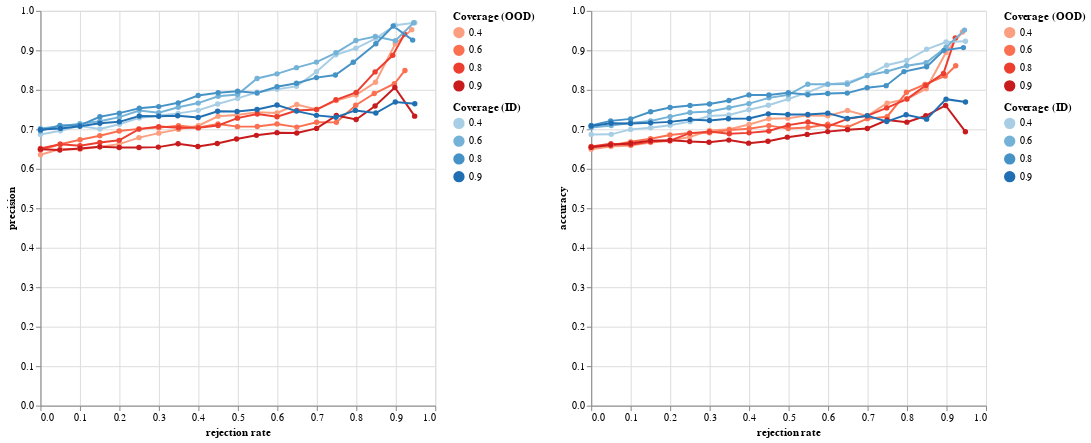

Source (notebook cell):
### Code cell
coverage_filters = [ 0.4, 0.6, 0.8, 0.9, 1.0]

show_tooltip = True
interactive = False

ood_selection = alt.selection_point(fields=['Coverage (OOD)'], on="click")
id_selection = alt.selection_point(fields=['Coverage (ID)'], on="click")

prec_chart_ood = alt.Chart(ood_data[ood_data["coverage"].isin(coverage_filters)].rename(columns={"coverage": "Coverage (OOD)"})).mark_line(point=True).encode(
        x=alt.X("rejection rate", scale=alt.Scale(domain=[0.0,1.0])), 
        y=alt.Y("precision", scale=alt.Scale(domain=[0.0,1.0])), 
        color=alt.Color("Coverage (OOD)", type="ordinal", scale={"scheme": "reds"}),
        opacity=alt.condition(ood_selection, alt.value(1), alt.value(0.1)),
        tooltip=(["Coverage (OOD)", "rejection rate", "precision"] if show_tooltip else [])
        ).add_selection(ood_selection)

prec_chart_id = alt.Chart(id_data[id_data["coverage"].isin(coverage_filters)].rename(columns={"coverage": "Coverage (ID)"})).mark_line(point=True).encode(
        x=alt.X("rejection rate", scale=alt.Scale(domain=[0.0,1.0])), 
        y=alt.Y("precision", scale=alt.Scale(domain=[0.0,1.0])), 
        color=alt.Color("Coverage (ID)", type="ordinal", scale={"scheme": "blues"}),
        opacity=alt.condition(id_selection, alt.value(1), alt.value(0.1)),
        tooltip=(["Coverage (ID)", "rejection rate", "precision"] if show_tooltip else [])
        ).add_selection(id_selection)

acc_chart_ood = alt.Chart(ood_data[ood_data["coverage"].isin(coverage_filters)].rename(columns={"coverage": "Coverage (OOD)"})).mark_line(point=True).encode(
        x=alt.X("rejection rate", scale=alt.Scale(domain=[0.0,1.0])), 
        y=alt.Y("accuracy", scale=alt.Scale(domain=[0.0,1.0])), 
        color=alt.Color("Coverage (OOD)", type="ordinal", scale={"scheme": "reds"}),
        opacity=alt.condition(ood_selection, alt.value(1), alt.value(0.1)),
        tooltip=(["Coverage (OOD)", "rejection rate", "accuracy"] if show_tooltip else [])
        ).add_selection(ood_selection)

acc_chart_id = alt.Chart(id_data[id_data["coverage"].isin(coverage_filters)].rename(columns={"coverage": "Coverage (ID)"})).mark_line(point=True).encode(
        x=alt.X("rejection rate", scale=alt.Scale(domain=[0.0,1.0])), 
        y=alt.Y("accuracy", scale=alt.Scale(domain=[0.0,1.0])), 
        color=alt.Color("Coverage (ID)", type="ordinal", scale={"scheme": "blues"}),
        opacity=alt.condition(id_selection, alt.value(1), alt.value(0.1)),
        tooltip=(["Coverage (ID)", "rejection rate", "accuracy"] if show_tooltip else [])
        ).add_selection(id_selection)

prec_chart = alt.layer(
    prec_chart_ood,
    prec_chart_id,
).resolve_scale(color="independent").properties(width=400, height=400) #.interactive()
acc_chart = alt.layer(
    acc_chart_ood,
    acc_chart_id,
).resolve_scale(color="independent").properties(width=400, height=400) #.interactive()

if interactive:
    prec_chart = prec_chart.interactive()
    acc_chart = acc_chart.interactive()

prec_chart | acc_chart

### Figure 1 — Vega-Lite specification as saved in the notebook (floating-point values rounded to 4 significant figures)
{"config": {"view": {"continuousWidth": 300, "continuousHeight": 300}}, "hconcat": [{"layer": [{"data": {"name": "data-cccc9210b9ffa529a1fb64303938b72a"}, "mark": {"type": "line", "point": true}, "encoding": {"color": {"field": "Coverage (OOD)", "scale": {"scheme": "reds"}, "type": "ordinal"}, "opacity": {"condition": {"param": "param_15", "value": 1}, "value": 0.1}, "tooltip": [{"field": "Coverage (OOD)", "type": "quantitative"}, {"field": "rejection rate", "type": "quantitative"}, {"field": "precision", "type": "quantitative"}], "x": {"field": "rejection rate", "scale": {"domain": [0.0, 1.0]}, "type": "quantitative"}, "y": {"field": "precision", "scale": {"domain": [0.0, 1.0]}, "type": "quantitative"}}, "name": "view_17"}, {"data": {"name": "data-5b208a45420e7d4e9c9de2d066d77540"}, "mark": {"type": "line", "point": true}, "encoding": {"color": {"field": "Coverage (ID)", "scale": {"scheme": "blues"}, "type": "ordinal"}, "opacity": {"condition": {"param": "param_16", "value": 1}, "value": 0.1}, "tooltip": [{"field": "Coverage (ID)", "type": "quantitative"}, {"field": "rejection rate", "type": "quantitative"}, {"field": "precision", "type": "quantitative"}], "x": {"field": "rejection rate", "scale": {"domain": [0.0, 1.0]}, "type": "quantitative"}, "y": {"field": "precision", "scale": {"domain": [0.0, 1.0]}, "type": "quantitative"}}, "name": "view_18"}], "height": 400, "resolve": {"scale": {"color": "independent"}}, "width": 400}, {"layer": [{"data": {"name": "data-cccc9210b9ffa529a1fb64303938b72a"}, "mark": {"type": "line", "point": true}, "encoding": {"color": {"field": "Coverage (OOD)", "scale": {"scheme": "reds"}, "type": "ordinal"}, "opacity": {"condition": {"param": "param_15", "value": 1}, "value": 0.1}, "tooltip": [{"field": "Coverage (OOD)", "type": "quantitative"}, {"field": "rejection rate", "type": "quantitative"}, {"field": "accuracy", "type": "quantitative"}], "x": {"field": "rejection rate", "scale": {"domain": [0.0, 1.0]}, "type": "quantitative"}, "y": {"field": "accuracy", "scale": {"domain": [0.0, 1.0]}, "type": "quantitative"}}, "name": "view_19"}, {"data": {"name": "data-5b208a45420e7d4e9c9de2d066d77540"}, "mark": {"type": "line", "point": true}, "encoding": {"color": {"field": "Coverage (ID)", "scale": {"scheme": "blues"}, "type": "ordinal"}, "opacity": {"condition": {"param": "param_16", "value": 1}, "value": 0.1}, "tooltip": [{"field": "Coverage (ID)", "type": "quantitative"}, {"field": "rejection rate", "type": "quantitative"}, {"field": "accuracy", "type": "quantitative"}], "x": {"field": "rejection rate", "scale": {"domain": [0.0, 1.0]}, "type": "quantitative"}, "y": {"field": "accuracy", "scale": {"domain": [0.0, 1.0]}, "type": "quantitative"}}, "name": "view_20"}], "height": 400, "resolve": {"scale": {"color": "independent"}}, "width": 400}], "params": [{"name": "param_15", "select": {"type": "point", "fields": ["Coverage (OOD)"], "on": "click"}, "views": ["view_17", "view_19"]}, {"name": "param_16", "select": {"type": "point", "fields": ["Coverage (ID)"], "on": "click"}, "views": ["view_18", "view_20"]}], "$schema": "https://vega.github.io/schema/vega-lite/v5.8.0.json", "datasets": {"data-cccc9210b9ffa529a1fb64303938b72a": [{"Coverage (OOD)": 0.4, "rejection rate": 0.0, "accuracy": 0.6493, "precision": 0.6356, "recall": 0.7474, "dataset": "dataset1", "split": "ood"}, {"Coverage (OOD)": 0.4, "rejection rate": 0.05011, "accuracy": 0.6566, "precision": 0.6498, "recall": 0.7446, "dataset": "dataset1", "split": "ood"}, {"Coverage (OOD)": 0.4, "rejection rate": 0.1002, "accuracy": 0.6588, "precision": 0.6497, "recall": 0.7528, "dataset": "dataset1", "split": "ood"}, {"Coverage (OOD)": 0.4, "rejection rate": 0.1503, "accuracy": 0.6662, "precision": 0.6558, "recall": 0.7685, "dataset": "dataset1", "split": "ood"}, {"Coverage (OOD)": 0.4, "rejection rate": 0.1994, "accuracy": 0.6711, "precision": 0.6624, "recall": 0.7739, "dataset": "dataset1", "split": "ood"}, {"Coverage (OOD)": 0.4, "rejection rate": 0.2495, "accuracy": 0.6804, "precision": 0.6789, "recall": 0.7769, "dataset": "dataset1", "split": "ood"}, {"Coverage (OOD)": 0.4, "rejection rate": 0.2996, "accuracy": 0.6971, "precision": 0.6902, "recall": 0.7972, "dataset": "dataset1", "split": "ood"}, {"Coverage (OOD)": 0.4, "rejection rate": 0.3497, "accuracy": 0.7, "precision": 0.6997, "recall": 0.7976, "dataset": "dataset1", "split": "ood"}, {"Coverage (OOD)": 0.4, "rejection rate": 0.3998, "accuracy": 0.7123, "precision": 0.709, "recall": 0.8097, "dataset": "dataset1", "split": "ood"}, {"Coverage (OOD)": 0.4, "rejection rate": 0.4499, "accuracy": 0.7267, "precision": 0.7329, "recall": 0.811, "dataset": "dataset1", "split": "ood"}, {"Coverage (OOD)": 0.4, "rejection rate": 0.4979, "accuracy": 0.7282, "precision": 0.7363, "recall": 0.8083, "dataset": "dataset1", "split": "ood"}, {"Coverage (OOD)": 0.4, "rejection rate": 0.549, "accuracy": 0.7352, "precision": 0.7433, "recall": 0.8117, "dataset": "dataset1", "split": "ood"}, {"Coverage (OOD)": 0.4, "rejection rate": 0.5991, "accuracy": 0.734, "precision": 0.7412, "recall": 0.8048, "dataset": "dataset1", "split": "ood"}, {"Coverage (OOD)": 0.4, "rejection rate": 0.6493, "accuracy": 0.7477, "precision": 0.7629, "recall": 0.8, "dataset": "dataset1", "split": "ood"}, {"Coverage (OOD)": 0.4, "rejection rate": 0.6994, "accuracy": 0.734, "precision": 0.75, "recall": 0.7742, "dataset": "dataset1", "split": "ood"}, {"Coverage (OOD)": 0.4, "rejection rate": 0.7495, "accuracy": 0.766, "precision": 0.7727, "recall": 0.8031, "dataset": "dataset1", "split": "ood"}, {"Coverage (OOD)": 0.4, "rejection rate": 0.7996, "accuracy": 0.7766, "precision": 0.787, "recall": 0.8173, "dataset": "dataset1", "split": "ood"}, {"Coverage (OOD)": 0.4, "rejection rate": 0.8486, "accuracy": 0.8028, "precision": 0.8193, "recall": 0.8395, "dataset": "dataset1", "split": "ood"}, {"Coverage (OOD)": 0.4, "rejection rate": 0.8987, "accuracy": 0.8947, "precision": 0.9167, "recall": 0.9167, "dataset": "dataset1", "split": "ood"}, {"Coverage (OOD)": 0.4, "rejection rate": 0.9403, "accuracy": 0.9464, "precision": 0.9524, "recall": 0.9756, "dataset": "dataset1", "split": "ood"}, {"Coverage (OOD)": 0.6, "rejection rate": 0.0, "accuracy": 0.6546, "precision": 0.6475, "recall": 0.7226, "dataset": "dataset1", "split": "ood"}, {"Coverage (OOD)": 0.6, "rejection rate": 0.05011, "accuracy": 0.6599, "precision": 0.6621, "recall": 0.7228, "dataset": "dataset1", "split": "ood"}, {"Coverage (OOD)": 0.6, "rejection rate": 0.1002, "accuracy": 0.6682, "precision": 0.6736, "recall": 0.7248, "dataset": "dataset1", "split": "ood"}, {"Coverage (OOD)": 0.6, "rejection rate": 0.1503, "accuracy": 0.6763, "precision": 0.6839, "recall": 0.7227, "dataset": "dataset1", "split": "ood"}, {"Coverage (OOD)": 0.6, "rejection rate": 0.1994, "accuracy": 0.6858, "precision": 0.6959, "recall": 0.7204, "dataset": "dataset1", "split": "ood"}, {"Coverage (OOD)": 0.6, "rejection rate": 0.2495, "accuracy": 0.6903, "precision": 0.7011, "recall": 0.7162, "dataset": "dataset1", "split": "ood"}, {"Coverage (OOD)": 0.6, "rejection rate": 0.2996, "accuracy": 0.691, "precision": 0.7042, "recall": 0.7184, "dataset": "dataset1", "split": "ood"}, {"Coverage (OOD)": 0.6, "rejection rate": 0.3497, "accuracy": 0.6984, "precision": 0.7092, "recall": 0.7354, "dataset": "dataset1", "split": "ood"}, {"Coverage (OOD)": 0.6, "rejection rate": 0.3998, "accuracy": 0.7016, "precision": 0.7048, "recall": 0.7475, "dataset": "dataset1", "split": "ood"}, {"Coverage (OOD)": 0.6, "rejection rate": 0.4499, "accuracy": 0.7093, "precision": 0.7133, "recall": 0.76, "dataset": "dataset1", "split": "ood"}, {"Coverage (OOD)": 0.6, "rejection rate": 0.4989, "accuracy": 0.7021, "precision": 0.7068, "recall": 0.752, "dataset": "dataset1", "split": "ood"}, {"Coverage (OOD)": 0.6, "rejection rate": 0.549, "accuracy": 0.7045, "precision": 0.7071, "recall": 0.7545, "dataset": "dataset1", "split": "ood"}, {"Coverage (OOD)": 0.6, "rejection rate": 0.5991, "accuracy": 0.7128, "precision": 0.7136, "recall": 0.7638, "dataset": "dataset1", "split": "ood"}, {"Coverage (OOD)": 0.6, "rejection rate": 0.6493, "accuracy": 0.7052, "precision": 0.7056, "recall": 0.7427, "dataset": "dataset1", "split": "ood"}, {"Coverage (OOD)": 0.6, "rejection rate": 0.6994, "accuracy": 0.727, "precision": 0.7179, "recall": 0.7724, "dataset": "dataset1", "split": "ood"}, {"Coverage (OOD)": 0.6, "rejection rate": 0.7495, "accuracy": 0.7319, "precision": 0.7176, "recall": 0.7833, "dataset": "dataset1", "split": "ood"}, {"Coverage (OOD)": 0.6, "rejection rate": 0.7985, "accuracy": 0.7937, "precision": 0.7611, "recall": 0.8776, "dataset": "dataset1", "split": "ood"}, {"Coverage (OOD)": 0.6, "rejection rate": 0.8454, "accuracy": 0.8138, "precision": 0.7907, "recall": 0.8831, "dataset": "dataset1", "split": "ood"}, {"Coverage (OOD)": 0.6, "rejection rate": 0.8966, "accuracy": 0.8351, "precision": 0.8154, "recall": 0.9298, "dataset": "dataset1", "split": "ood"}, {"Coverage (OOD)": 0.6, "rejection rate": 0.9232, "accuracy": 0.8611, "precision": 0.8491, "recall": 0.9574, "dataset": "dataset1", "split": "ood"}, {"Coverage (OOD)": 0.8, "rejection rate": 0.0, "accuracy": 0.6567, "precision": 0.6516, "recall": 0.7164, "dataset": "dataset1", "split": "ood"}, {"Coverage (OOD)": 0.8, "rejection rate": 0.05011, "accuracy": 0.6633, "precision": 0.6621, "recall": 0.7275, "dataset": "dataset1", "split": "ood"}, {"Coverage (OOD)": 0.8, "rejection rate": 0.1002, "accuracy": 0.6611, "precision": 0.6585, "recall": 0.7302, "dataset": "dataset1", "split": "ood"}, {"Coverage (OOD)": 0.8, "rejection rate": 0.1503, "accuracy": 0.6688, "precision": 0.6667, "recall": 0.7429, "dataset": "dataset1", "split": "ood"}, {"Coverage (OOD)": 0.8, "rejection rate": 0.1994, "accuracy": 0.6711, "precision": 0.672, "recall": 0.738, "dataset": "dataset1", "split": "ood"}, {"Coverage (OOD)": 0.8, "rejection rate": 0.2495, "accuracy": 0.6903, "precision": 0.7005, "recall": 0.7447, "dataset": "dataset1", "split": "ood"}, {"Coverage (OOD)": 0.8, "rejection rate": 0.2996, "accuracy": 0.6941, "precision": 0.7068, "recall": 0.7521, "dataset": "dataset1", "split": "ood"}, {"Coverage (OOD)": 0.8, "rejection rate": 0.3497, "accuracy": 0.6885, "precision": 0.7039, "recall": 0.75, "dataset": "dataset1", "split": "ood"}, {"Coverage (OOD)": 0.8, "rejection rate": 0.3998, "accuracy": 0.6909, "precision": 0.7036, "recall": 0.7581, "dataset": "dataset1", "split": "ood"}, {"Coverage (OOD)": 0.8, "rejection rate": 0.4499, "accuracy": 0.6957, "precision": 0.7096, "recall": 0.757, "dataset": "dataset1", "split": "ood"}, {"Coverage (OOD)": 0.8, "rejection rate": 0.4989, "accuracy": 0.7106, "precision": 0.7283, "recall": 0.7672, "dataset": "dataset1", "split": "ood"}, {"Coverage (OOD)": 0.8, "rejection rate": 0.549, "accuracy": 0.7187, "precision": 0.7388, "recall": 0.7669, "dataset": "dataset1", "split": "ood"}, {"Coverage (OOD)": 0.8, "rejection rate": 0.5991, "accuracy": 0.7074, "precision": 0.7318, "recall": 0.7594, "dataset": "dataset1", "split": "ood"}, {"Coverage (OOD)": 0.8, "rejection rate": 0.6493, "accuracy": 0.7264, "precision": 0.7475, "recall": 0.7872, "dataset": "dataset1", "split": "ood"}, {"Coverage (OOD)": 0.8, "rejection rate": 0.6994, "accuracy": 0.734, "precision": 0.75, "recall": 0.7925, "dataset": "dataset1", "split": "ood"}, {"Coverage (OOD)": 0.8, "rejection rate": 0.7484, "accuracy": 0.7542, "precision": 0.7746, "recall": 0.8088, "dataset": "dataset1", "split": "ood"}, {"Coverage (OOD)": 0.8, "rejection rate": 0.7996, "accuracy": 0.7766, "precision": 0.7934, "recall": 0.8496, "dataset": "dataset1", "split": "ood"}, {"Coverage (OOD)": 0.8, "rejection rate": 0.8475, "accuracy": 0.8112, "precision": 0.8454, "recall": 0.8723, "dataset": "dataset1", "split": "ood"}, {"Coverage (OOD)": 0.8, "rejection rate": 0.8923, "accuracy": 0.8416, "precision": 0.8873, "recall": 0.8873, "dataset": "dataset1", "split": "ood"}, {"Coverage (OOD)": 0.8, "rejection rate": 0.9222, "accuracy": 0.9315, "precision": 0.9412, "recall": 0.96, "dataset": "dataset1", "split": "ood"}, {"Coverage (OOD)": 0.9, "rejection rate": 0.0, "accuracy": 0.6546, "precision": 0.6497, "recall": 0.7143, "dataset": "dataset1", "split": "ood"}, {"Coverage (OOD)": 0.9, "rejection rate": 0.04904, "accuracy": 0.6603, "precision": 0.6477, "recall": 0.7451, "dataset": "dataset1", "split": "ood"}, {"Coverage (OOD)": 0.9, "rejection rate": 0.1002, "accuracy": 0.6647, "precision": 0.6513, "recall": 0.7682, "dataset": "dataset1", "split": "ood"}, {"Coverage (OOD)": 0.9, "rejection rate": 0.1503, "accuracy": 0.6713, "precision": 0.6556, "recall": 0.7957, "dataset": "dataset1", "split": "ood"}, {"Coverage (OOD)": 0.9, "rejection rate": 0.1994, "accuracy": 0.6724, "precision": 0.6538, "recall": 0.8086, "dataset": "dataset1", "split": "ood"}, {"Coverage (OOD)": 0.9, "rejection rate": 0.2495, "accuracy": 0.669, "precision": 0.6539, "recall": 0.8148, "dataset": "dataset1", "split": "ood"}, {"Coverage (OOD)": 0.9, "rejection rate": 0.2985, "accuracy": 0.6672, "precision": 0.6549, "recall": 0.8245, "dataset": "dataset1", "split": "ood"}, {"Coverage (OOD)": 0.9, "rejection rate": 0.3486, "accuracy": 0.6727, "precision": 0.6635, "recall": 0.8319, "dataset": "dataset1", "split": "ood"}, {"Coverage (OOD)": 0.9, "rejection rate": 0.3987, "accuracy": 0.6649, "precision": 0.6566, "recall": 0.8307, "dataset": "dataset1", "split": "ood"}, {"Coverage (OOD)": 0.9, "rejection rate": 0.4478, "accuracy": 0.6699, "precision": 0.664, "recall": 0.839, "dataset": "dataset1", "split": "ood"}, {"Coverage (OOD)": 0.9, "rejection rate": 0.4968, "accuracy": 0.6801, "precision": 0.6755, "recall": 0.8481, "dataset": "dataset1", "split": "ood"}, {"Coverage (OOD)": 0.9, "rejection rate": 0.5469, "accuracy": 0.6871, "precision": 0.6847, "recall": 0.8635, "dataset": "dataset1", "split": "ood"}, {"Coverage (OOD)": 0.9, "rejection rate": 0.5991, "accuracy": 0.6941, "precision": 0.6915, "recall": 0.8744, "dataset": "dataset1", "split": "ood"}, {"Coverage (OOD)": 0.9, "rejection rate": 0.6493, "accuracy": 0.6991, "precision": 0.6905, "recall": 0.8923, "dataset": "dataset1", "split": "ood"}, {"Coverage (OOD)": 0.9, "rejection rate": 0.6994, "accuracy": 0.7021, "precision": 0.7023, "recall": 0.883, "dataset": "dataset1", "split": "ood"}, {"Coverage (OOD)": 0.9, "rejection rate": 0.7495, "accuracy": 0.7234, "precision": 0.7351, "recall": 0.8947, "dataset": "dataset1", "split": "ood"}, {"Coverage (OOD)": 0.9, "rejection rate": 0.7996, "accuracy": 0.7181, "precision": 0.7248, "recall": 0.9, "dataset": "dataset1", "split": "ood"}, {"Coverage (OOD)": 0.9, "rejection rate": 0.8475, "accuracy": 0.7343, "precision": 0.7589, "recall": 0.8854, "dataset": "dataset1", "split": "ood"}, {"Coverage (OOD)": 0.9, "rejection rate": 0.8977, "accuracy": 0.7604, "precision": 0.806, "recall": 0.8437, "dataset": "dataset1", "split": "ood"}, {"Coverage (OOD)": 0.9, "rejection rate": 0.9478, "accuracy": 0.6939, "precision": 0.7333, "recall": 0.7586, "dataset": "dataset1", "split": "ood"}], "data-5b208a45420e7d4e9c9de2d066d77540": [{"Coverage (ID)": 0.4, "rejection rate": 0.0, "accuracy": 0.6871, "precision": 0.687, "recall": 0.7068, "dataset": "dataset1", "split": "id"}, {"Coverage (ID)": 0.4, "rejection rate": 0.0506, "accuracy": 0.6872, "precision": 0.6962, "recall": 0.7019, "dataset": "dataset1", "split": "id"}, {"Coverage (ID)": 0.4, "rejection rate": 0.09987, "accuracy": 0.6997, "precision": 0.7086, "recall": 0.7106, "dataset": "dataset1", "split": "id"}, {"Coverage (ID)": 0.4, "rejection rate": 0.1505, "accuracy": 0.7038, "precision": 0.7009, "recall": 0.7205, "dataset": "dataset1", "split": "id"}, {"Coverage (ID)": 0.4, "rejection rate": 0.1997, "accuracy": 0.7105, "precision": 0.7129, "recall": 0.7314, "dataset": "dataset1", "split": "id"}, {"Coverage (ID)": 0.4, "rejection rate": 0.2503, "accuracy": 0.7194, "precision": 0.7288, "recall": 0.7338, "dataset": "dataset1", "split": "id"}, {"Coverage (ID)": 0.4, "rejection rate": 0.2996, "accuracy": 0.7338, "precision": 0.7348, "recall": 0.7565, "dataset": "dataset1", "split": "id"}, {"Coverage (ID)": 0.4, "rejection rate": 0.3489, "accuracy": 0.7362, "precision": 0.7403, "recall": 0.7549, "dataset": "dataset1", "split": "id"}, {"Coverage (ID)": 0.4, "rejection rate": 0.3995, "accuracy": 0.7494, "precision": 0.7479, "recall": 0.7768, "dataset": "dataset1", "split": "id"}, {"Coverage (ID)": 0.4, "rejection rate": 0.4487, "accuracy": 0.7609, "precision": 0.7642, "recall": 0.7955, "dataset": "dataset1", "split": "id"}, {"Coverage (ID)": 0.4, "rejection rate": 0.4993, "accuracy": 0.7766, "precision": 0.7783, "recall": 0.8168, "dataset": "dataset1", "split": "id"}, {"Coverage (ID)": 0.4, "rejection rate": 0.5486, "accuracy": 0.7935, "precision": 0.7938, "recall": 0.837, "dataset": "dataset1", "split": "id"}, {"Coverage (ID)": 0.4, "rejection rate": 0.5992, "accuracy": 0.814, "precision": 0.8011, "recall": 0.8704, "dataset": "dataset1", "split": "id"}, {"Coverage (ID)": 0.4, "rejection rate": 0.6485, "accuracy": 0.8182, "precision": 0.8089, "recall": 0.8759, "dataset": "dataset1", "split": "id"}, {"Coverage (ID)": 0.4, "rejection rate": 0.6991, "accuracy": 0.8363, "precision": 0.8456, "recall": 0.8779, "dataset": "dataset1", "split": "id"}, {"Coverage (ID)": 0.4, "rejection rate": 0.7483, "accuracy": 0.8624, "precision": 0.8889, "recall": 0.8889, "dataset": "dataset1", "split": "id"}, {"Coverage (ID)": 0.4, "rejection rate": 0.7989, "accuracy": 0.8742, "precision": 0.9053, "recall": 0.8958, "dataset": "dataset1", "split": "id"}, {"Coverage (ID)": 0.4, "rejection rate": 0.8495, "accuracy": 0.9027, "precision": 0.9306, "recall": 0.9178, "dataset": "dataset1", "split": "id"}, {"Coverage (ID)": 0.4, "rejection rate": 0.8988, "accuracy": 0.9211, "precision": 0.9636, "recall": 0.9298, "dataset": "dataset1", "split": "id"}, {"Coverage (ID)": 0.4, "rejection rate": 0.9481, "accuracy": 0.9231, "precision": 0.9697, "recall": 0.9412, "dataset": "dataset1", "split": "id"}, {"Coverage (ID)": 0.6, "rejection rate": 0.0, "accuracy": 0.7044, "precision": 0.702, "recall": 0.7277, "dataset": "dataset1", "split": "id"}, {"Coverage (ID)": 0.6, "rejection rate": 0.0506, "accuracy": 0.7097, "precision": 0.7078, "recall": 0.7293, "dataset": "dataset1", "split": "id"}, {"Coverage (ID)": 0.6, "rejection rate": 0.09987, "accuracy": 0.716, "precision": 0.7139, "recall": 0.7347, "dataset": "dataset1", "split": "id"}, {"Coverage (ID)": 0.6, "rejection rate": 0.1505, "accuracy": 0.721, "precision": 0.7204, "recall": 0.7337, "dataset": "dataset1", "split": "id"}, {"Coverage (ID)": 0.6, "rejection rate": 0.1997, "accuracy": 0.7321, "precision": 0.7308, "recall": 0.7475, "dataset": "dataset1", "split": "id"}, {"Coverage (ID)": 0.6, "rejection rate": 0.2503, "accuracy": 0.7425, "precision": 0.7474, "recall": 0.7552, "dataset": "dataset1", "split": "id"}, {"Coverage (ID)": 0.6, "rejection rate": 0.2996, "accuracy": 0.7452, "precision": 0.7419, "recall": 0.7695, "dataset": "dataset1", "split": "id"}, {"Coverage (ID)": 0.6, "rejection rate": 0.3489, "accuracy": 0.7546, "precision": 0.7557, "recall": 0.7795, "dataset": "dataset1", "split": "id"}, {"Coverage (ID)": 0.6, "rejection rate": 0.3995, "accuracy": 0.765, "precision": 0.7664, "recall": 0.7924, "dataset": "dataset1", "split": "id"}, {"Coverage (ID)": 0.6, "rejection rate": 0.4501, "accuracy": 0.7797, "precision": 0.7838, "recall": 0.8018, "dataset": "dataset1", "split": "id"}, {"Coverage (ID)": 0.6, "rejection rate": 0.4993, "accuracy": 0.7872, "precision": 0.7882, "recall": 0.8122, "dataset": "dataset1", "split": "id"}, {"Coverage (ID)": 0.6, "rejection rate": 0.5486, "accuracy": 0.8142, "precision": 0.8287, "recall": 0.8242, "dataset": "dataset1", "split": "id"}, {"Coverage (ID)": 0.6, "rejection rate": 0.5992, "accuracy": 0.814, "precision": 0.8405, "recall": 0.8204, "dataset": "dataset1", "split": "id"}, {"Coverage (ID)": 0.6, "rejection rate": 0.6485, "accuracy": 0.8144, "precision": 0.8562, "recall": 0.817, "dataset": "dataset1", "split": "id"}, {"Coverage (ID)": 0.6, "rejection rate": 0.6991, "accuracy": 0.8363, "precision": 0.8702, "recall": 0.8507, "dataset": "dataset1", "split": "id"}, {"Coverage (ID)": 0.6, "rejection rate": 0.7483, "accuracy": 0.8466, "precision": 0.8938, "recall": 0.8559, "dataset": "dataset1", "split": "id"}, {"Coverage (ID)": 0.6, "rejection rate": 0.7989, "accuracy": 0.8609, "precision": 0.9247, "recall": 0.86, "dataset": "dataset1", "split": "id"}, {"Coverage (ID)": 0.6, "rejection rate": 0.8482, "accuracy": 0.8684, "precision": 0.9351, "recall": 0.878, "dataset": "dataset1", "split": "id"}, {"Coverage (ID)": 0.6, "rejection rate": 0.8988, "accuracy": 0.9079, "precision": 0.9245, "recall": 0.9423, "dataset": "dataset1", "split": "id"}, {"Coverage (ID)": 0.6, "rejection rate": 0.9454, "accuracy": 0.9512, "precision": 0.9697, "recall": 0.9697, "dataset": "dataset1", "split": "id"}, {"Coverage (ID)": 0.8, "rejection rate": 0.0, "accuracy": 0.7097, "precision": 0.6962, "recall": 0.7618, "dataset": "dataset1", "split": "id"}, {"Coverage (ID)": 0.8, "rejection rate": 0.04927, "accuracy": 0.7213, "precision": 0.7096, "recall": 0.7699, "dataset": "dataset1", "split": "id"}, {"Coverage (ID)": 0.8, "rejection rate": 0.09987, "accuracy": 0.7263, "precision": 0.7101, "recall": 0.7784, "dataset": "dataset1", "split": "id"}, {"Coverage (ID)": 0.8, "rejection rate": 0.1505, "accuracy": 0.7445, "precision": 0.7316, "recall": 0.792, "dataset": "dataset1", "split": "id"}, {"Coverage (ID)": 0.8, "rejection rate": 0.1997, "accuracy": 0.7554, "precision": 0.741, "recall": 0.8013, "dataset": "dataset1", "split": "id"}, {"Coverage (ID)": 0.8, "rejection rate": 0.2503, "accuracy": 0.7602, "precision": 0.7532, "recall": 0.802, "dataset": "dataset1", "split": "id"}, {"Coverage (ID)": 0.8, "rejection rate": 0.2996, "accuracy": 0.7643, "precision": 0.7575, "recall": 0.8172, "dataset": "dataset1", "split": "id"}, {"Coverage (ID)": 0.8, "rejection rate": 0.3489, "accuracy": 0.773, "precision": 0.767, "recall": 0.8231, "dataset": "dataset1", "split": "id"}, {"Coverage (ID)": 0.8, "rejection rate": 0.3995, "accuracy": 0.7871, "precision": 0.7854, "recall": 0.8367, "dataset": "dataset1", "split": "id"}, {"Coverage (ID)": 0.8, "rejection rate": 0.4501, "accuracy": 0.7869, "precision": 0.7925, "recall": 0.8341, "dataset": "dataset1", "split": "id"}, {"Coverage (ID)": 0.8, "rejection rate": 0.4993, "accuracy": 0.7926, "precision": 0.7964, "recall": 0.8421, "dataset": "dataset1", "split": "id"}, {"Coverage (ID)": 0.8, "rejection rate": 0.5486, "accuracy": 0.7876, "precision": 0.7919, "recall": 0.8342, "dataset": "dataset1", "split": "id"}, {"Coverage (ID)": 0.8, "rejection rate": 0.5992, "accuracy": 0.7907, "precision": 0.8079, "recall": 0.8314, "dataset": "dataset1", "split": "id"}, {"Coverage (ID)": 0.8, "rejection rate": 0.6485, "accuracy": 0.7917, "precision": 0.8165, "recall": 0.8323, "dataset": "dataset1", "split": "id"}, {"Coverage (ID)": 0.8, "rejection rate": 0.6991, "accuracy": 0.8053, "precision": 0.8309, "recall": 0.8433, "dataset": "dataset1", "split": "id"}, {"Coverage (ID)": 0.8, "rejection rate": 0.747, "accuracy": 0.8105, "precision": 0.8376, "recall": 0.8522, "dataset": "dataset1", "split": "id"}, {"Coverage (ID)": 0.8, "rejection rate": 0.7923, "accuracy": 0.8462, "precision": 0.87, "recall": 0.8878, "dataset": "dataset1", "split": "id"}, {"Coverage (ID)": 0.8, "rejection rate": 0.8495, "accuracy": 0.8584, "precision": 0.9167, "recall": 0.8684, "dataset": "dataset1", "split": "id"}, {"Coverage (ID)": 0.8, "rejection rate": 0.8935, "accuracy": 0.9, "precision": 0.9615, "recall": 0.8929, "dataset": "dataset1", "split": "id"}, {"Coverage (ID)": 0.8, "rejection rate": 0.9427, "accuracy": 0.907, "precision": 0.9259, "recall": 0.9259, "dataset": "dataset1", "split": "id"}, {"Coverage (ID)": 0.9, "rejection rate": 0.0, "accuracy": 0.7084, "precision": 0.6993, "recall": 0.7487, "dataset": "dataset1", "split": "id"}, {"Coverage (ID)": 0.9, "rejection rate": 0.0506, "accuracy": 0.7153, "precision": 0.7022, "recall": 0.7732, "dataset": "dataset1", "split": "id"}, {"Coverage (ID)": 0.9, "rejection rate": 0.09987, "accuracy": 0.7145, "precision": 0.7078, "recall": 0.7849, "dataset": "dataset1", "split": "id"}, {"Coverage (ID)": 0.9, "rejection rate": 0.1505, "accuracy": 0.7163, "precision": 0.7154, "recall": 0.7919, "dataset": "dataset1", "split": "id"}, {"Coverage (ID)": 0.9, "rejection rate": 0.1997, "accuracy": 0.7188, "precision": 0.7189, "recall": 0.8036, "dataset": "dataset1", "split": "id"}, {"Coverage (ID)": 0.9, "rejection rate": 0.2503, "accuracy": 0.7247, "precision": 0.7337, "recall": 0.8094, "dataset": "dataset1", "split": "id"}, {"Coverage (ID)": 0.9, "rejection rate": 0.2996, "accuracy": 0.7224, "precision": 0.7329, "recall": 0.8152, "dataset": "dataset1", "split": "id"}, {"Coverage (ID)": 0.9, "rejection rate": 0.3475, "accuracy": 0.7265, "precision": 0.7344, "recall": 0.8275, "dataset": "dataset1", "split": "id"}, {"Coverage (ID)": 0.9, "rejection rate": 0.3995, "accuracy": 0.7273, "precision": 0.73, "recall": 0.8391, "dataset": "dataset1", "split": "id"}, {"Coverage (ID)": 0.9, "rejection rate": 0.4487, "accuracy": 0.7391, "precision": 0.7455, "recall": 0.849, "dataset": "dataset1", "split": "id"}, {"Coverage (ID)": 0.9, "rejection rate": 0.498, "accuracy": 0.7374, "precision": 0.7452, "recall": 0.854, "dataset": "dataset1", "split": "id"}, {"Coverage (ID)": 0.9, "rejection rate": 0.5486, "accuracy": 0.7375, "precision": 0.75, "recall": 0.8551, "dataset": "dataset1", "split": "id"}, {"Coverage (ID)": 0.9, "rejection rate": 0.5992, "accuracy": 0.7409, "precision": 0.7617, "recall": 0.8579, "dataset": "dataset1", "split": "id"}, {"Coverage (ID)": 0.9, "rejection rate": 0.6485, "accuracy": 0.7273, "precision": 0.746, "recall": 0.8545, "dataset": "dataset1", "split": "id"}, {"Coverage (ID)": 0.9, "rejection rate": 0.6991, "accuracy": 0.7345, "precision": 0.7353, "recall": 0.8929, "dataset": "dataset1", "split": "id"}, {"Coverage (ID)": 0.9, "rejection rate": 0.7483, "accuracy": 0.7196, "precision": 0.7305, "recall": 0.8729, "dataset": "dataset1", "split": "id"}, {"Coverage (ID)": 0.9, "rejection rate": 0.7976, "accuracy": 0.7368, "precision": 0.7478, "recall": 0.8866, "dataset": "dataset1", "split": "id"}, {"Coverage (ID)": 0.9, "rejection rate": 0.8495, "accuracy": 0.7257, "precision": 0.7412, "recall": 0.875, "dataset": "dataset1", "split": "id"}, {"Coverage (ID)": 0.9, "rejection rate": 0.8988, "accuracy": 0.7763, "precision": 0.7692, "recall": 0.9615, "dataset": "dataset1", "split": "id"}, {"Coverage (ID)": 0.9, "rejection rate": 0.9481, "accuracy": 0.7692, "precision": 0.7647, "recall": 0.963, "dataset": "dataset1", "split": "id"}]}}
